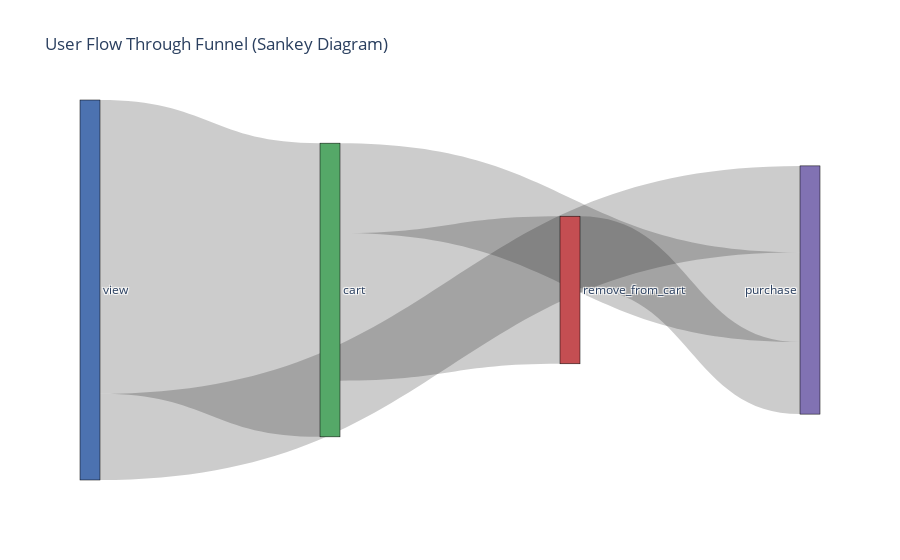

This figure's notebook cell:
### Code cell
# Sankey plot for user journey
import plotly.graph_objects as go

labels = ["view", "cart", "remove_from_cart", "purchase"]

sources = [0, 1, 1, 2, 0]  
targets = [1, 2, 3, 3, 3] 
values = [view_to_cart_flow, 
          cart_to_remove_from_cart_flow, 
          cart_to_purchase_flow, 
          remove_from_cart_to_purchase_flow,
          view_to_purchase_flow]

fig = go.Figure(data=[go.Sankey(
    arrangement="snap",
    node=dict(
        pad=20,
        thickness=20,
        line=dict(color="black", width=0.5),
        label=labels,
        color=["#4C72B0", "#55A868", "#C44E52", "#8172B3"],
    ),
    link=dict(
        source=sources,
        target=targets,
        value=values,
        # color=["rgba(76,114,176,0.4)", "rgba(84,168,104,0.4)"]
    )
)])

fig.update_layout(title_text="User Flow Through Funnel (Sankey Diagram)", font_size=12)
fig.show()

### Figure 1 — Plotly figure (JSON) as saved in the notebook; plotly's stock layout.template omitted (floating-point values rounded to 4 significant figures)
{"data": [{"arrangement": "snap", "link": {"source": [0, 1, 1, 2, 0], "target": [1, 2, 3, 3, 3], "value": [358026, 179932, 109607, 87790, 105206]}, "node": {"color": ["#4C72B0", "#55A868", "#C44E52", "#8172B3"], "label": ["view", "cart", "remove_from_cart", "purchase"], "line": {"color": "black", "width": 0.5}, "pad": 20, "thickness": 20}, "type": "sankey"}], "layout": {"font": {"size": 12}, "title": {"text": "User Flow Through Funnel (Sankey Diagram)"}}}
